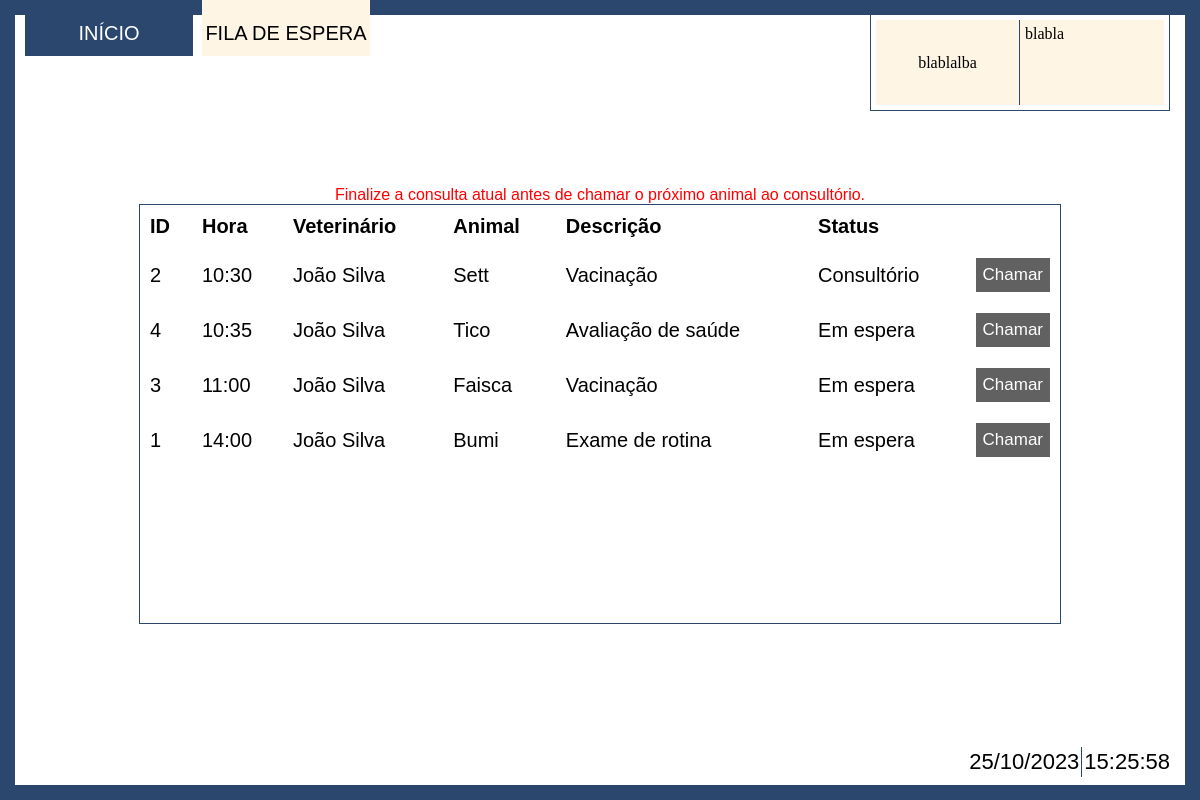
/Index/vetArea/filaEspera.php, run on the app's committed database.
### tables this page shows
create table Animais
(
	idAnimal int auto_increment primary key,
	nome varchar(100) not null,
	especie varchar(50) not null,
	raca varchar(50) not null,
	datanascto date,
	idCliente int not null,
	foreign key (idCliente) references Clientes(idCliente) on delete cascade
);

create table Agenda
(
	idConsulta int auto_increment primary key,
	dataConsulta date not null,
	horaConsulta varchar(5) not null, 
	veterinario int,
	descricao text,
	idAnimal int not null,
    idStatus int,
    foreign key (idStatus) references statusConsulta(idStatus),
	foreign key (idAnimal) references Animais(idAnimal) on delete cascade
);

create table Usuarios
(
	idUsuario int auto_increment primary key not null,
	nome varchar (150) not null,
	email varchar (150) not null,
	contato varchar(20) not null,
    enderecoE varchar (2) not null,
    enderecoC varchar (50) not null,
    enderecoB varchar (50) not null,
    enderecoRN varchar (100) not null,
	idCargo int not null,
	foreign key (idCargo) references Funcoes(idCargo)
);

create table statusConsulta
(
	idStatus int primary key not null,
    statusConsulta varchar(50)
);

### Index/vetArea/filaEspera.php (the view, shortened to what this page needs)
<!DOCTYPE html>
<html lang="en">
    <head>
        <link rel="stylesheet" href="../../css/vetArea/filaEspera.css">
    </head>
    <body>
        <div class="page">
            <div class="bar">
                <div class="button"><a href="./InicioVet.php">INÍCIO</a></div>
                <div class="button selected"><a href="./cadastro.php">FILA DE ESPERA</a></div>
            </div>
            <div class="container">
                <span id="alerta"></span>
                <div class="table-container">
                    <table>
                        <thead>
                            <tr>
                                <th scope="col">ID</th>
                                <th scope="col">Hora</th>
                                <th scope="col">Veterinário</th>
                                <th scope="col">Animal</th>
                                <th scope="col">Descrição</th>
                                <th scope="col">Status</th>
                            </tr>
                        </thead>
                        <tbody>
                            <?php
                                include '../../php/conectaBD.php';
                                $queryAgenda = "SELECT Agenda.*, Usuarios.nome, Animais.nome, statusConsulta.statusConsulta, Animais.idCliente
                                                FROM Animais
                                                INNER JOIN Agenda ON Animais.idAnimal = Agenda.idAnimal
                                                INNER JOIN Usuarios ON Agenda.veterinario = Usuarios.idUsuario
                                                INNER JOIN statusConsulta ON Agenda.idStatus = statusConsulta.idStatus
                                                WHERE Agenda.idStatus = '1' OR Agenda.idStatus = '2'
                                                GROUP BY Agenda.dataConsulta, Agenda.horaConsulta;";
                                $resultAgenda = mysqli_query($conexao, $queryAgenda);
                                if ($resultAgenda->num_rows>0):
                                    while($arrayAgenda = mysqli_fetch_row($resultAgenda) ):
                            ?>
                            <tr class="table-rows" id="<?php echo $arrayAgenda[0];?>">
                                <td><?php echo $arrayAgenda[0];?></td>
                                <td><?php echo $arrayAgenda[2];?></td>
                                <td><?php echo $arrayAgenda[7];?></td>
                                <td><?php echo $arrayAgenda[8];?></td>
                                <td><?php echo $arrayAgenda[4];?></td>
                                <td><?php echo $arrayAgenda[9];?></td>
                                <td class="more-list-container">
                                    <div class="list-box">
                                        <button class="more-btn" onclick="abrirModal(`<?php echo $arrayAgenda[0]?>`, `<?php echo $arrayAgenda[8]?>`, `<?php echo $arrayAgenda[7]?>`)">Chamar</button>
                                    </div>
                                </td>
                            </tr>
                            <?php
                                endwhile;
                                else:
                            ?>
                            <div class="center">
                                <span> Nenhuma entrada cadastrada.</span>
                            </div>
                            <?php
                                endif;
                            ?>
                        </tbody>
                    </table>
                </div>
                <div class="data">
                    <div class="dia" id="data-atual"></div>
                    <div class="hora" id="hora-atual"></div>
                </div>
                <div class="tela-container">
                    <div class="chamada-atual-container">
                        <span id="chamada-atual">blablalba</span>
                    </div>
                    <div class="ultimas-chamadas-container">
                        <span id="ultimas-chamadas">blabla</span>
                    </div>
                </div>
            </div>
        </div>
    </body>
</html>

### Css/vetArea/filaEspera.css (style rules this page uses)
html, body { width: 100%; height: 100%; margin: 0; }
body { display: flex; justify-content: center; align-items: center; flex-direction: column; }
.page { height: 100%; width: 100%; padding: 25px; padding-top: 0; box-sizing: border-box; display: flex; flex-direction: column; }
.container { width: 100%; height: 90%; background-color: #ffffff; display: flex; box-sizing: border-box; flex-direction: column; align-items: center; justify-content: center; }
.bar { width: 30%; display: flex; justify-content: space-between; }
.button > a { height: 7vh; width: 14vw; padding-top: 10px; box-sizing: border-box; background-color: #2c476e; display: flex; justify-content: center; align-items: center; text-decoration: none; font-size: 2.5vh; color: #ffffff; font-family: 'Franklin Gothic Medium', 'Arial Narrow', Arial, sans-serif; position: relative; overflow: hidden; z-index: 1; }
.button > a::before { content: ''; position: absolute; top: 0; left: 0; width: 100%; height: 0; background-color: #fef5e4; transition: height 0.5s; z-index: -1; }
.selected>a { background-color: #fef5e4; color: #000000; }
.table-container { border: 1px solid #2c476e; width: 80%; height:60%; overflow-y: auto; }
table { text-align: left; width: 100%; font-family:Arial, Helvetica, sans-serif; font-size: 2.5vh; border-collapse:collapse; }
table .table-rows { height: 55px; }
td { padding: 10px; }
th { padding: 10px; }
.more-btn { font-size: 85%; background-color: #2c476e; padding: 7px; color: #ffffff; font-family:'Franklin Gothic Medium', 'Arial Narrow', Arial, sans-serif; text-decoration: none; cursor: pointer; border: none; }
.more-list-container { width: 10px; }
.data { padding: 3px; box-sizing: border-box; position: fixed; bottom: 20px; right:25px; color: black; font-family:'Franklin Gothic Medium', 'Arial Narrow', Arial, sans-serif; font-size: 22px; display: flex; justify-content: center; align-items: center; }
.hora { padding: 2px; }
.dia { padding: 2px; border-right: 1px solid #2c476e; }
.tela-container { width: 25%; height: 12%; border: 1px solid #2c476e; border-top: none; position: absolute; top: 15px; right: 30px; display: flex; padding: 5px; justify-content: center; align-items: center; box-sizing: border-box; }
.chamada-atual-container { width: 50%; height: 100%; background-color: #fef5e4; border-right: 1px solid #2c476e; padding: 5px; box-sizing: border-box; display: flex; justify-content: center; align-items: center; }
.ultimas-chamadas-container { width: 50%; height: 100%; background-color: #fef5e4; padding: 5px; box-sizing: border-box; display: flex; flex-direction: column; }

### data on the page
animais: agenda.idConsulta "2", agenda.horaConsulta "10:30", usuarios.nome "João Silva", nome "Sett", agenda.descricao "Vacinação", statusconsulta.statusConsulta "Consultório"
animais: agenda.idConsulta "4", agenda.horaConsulta "10:35", usuarios.nome "João Silva", nome "Tico", agenda.descricao "Avaliação de saúde", statusconsulta.statusConsulta "Em espera"
animais: agenda.idConsulta "3", agenda.horaConsulta "11:00", usuarios.nome "João Silva", nome "Faisca", agenda.descricao "Vacinação", statusconsulta.statusConsulta "Em espera"
animais: agenda.idConsulta "1", agenda.horaConsulta "14:00", usuarios.nome "João Silva", nome "Bumi", agenda.descricao "Exame de rotina", statusconsulta.statusConsulta "Em espera"
